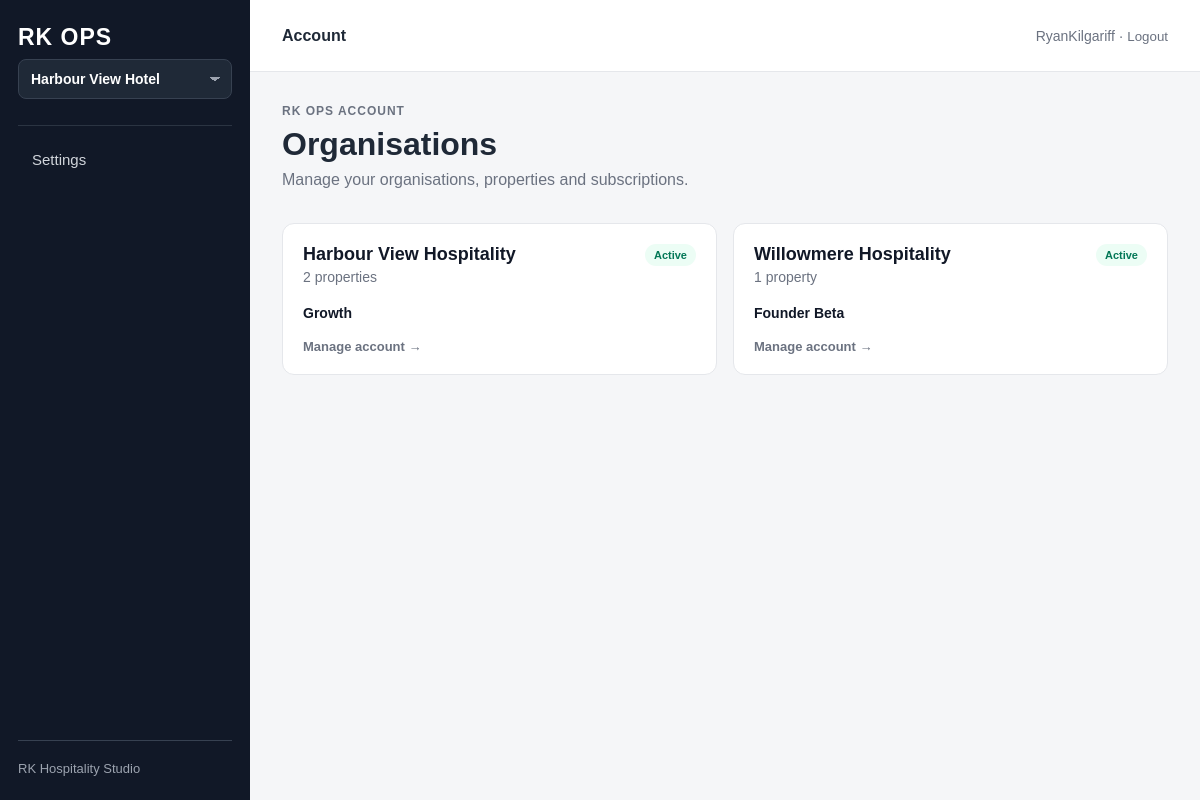
Page /account/ (signed in) on the earlier database version.
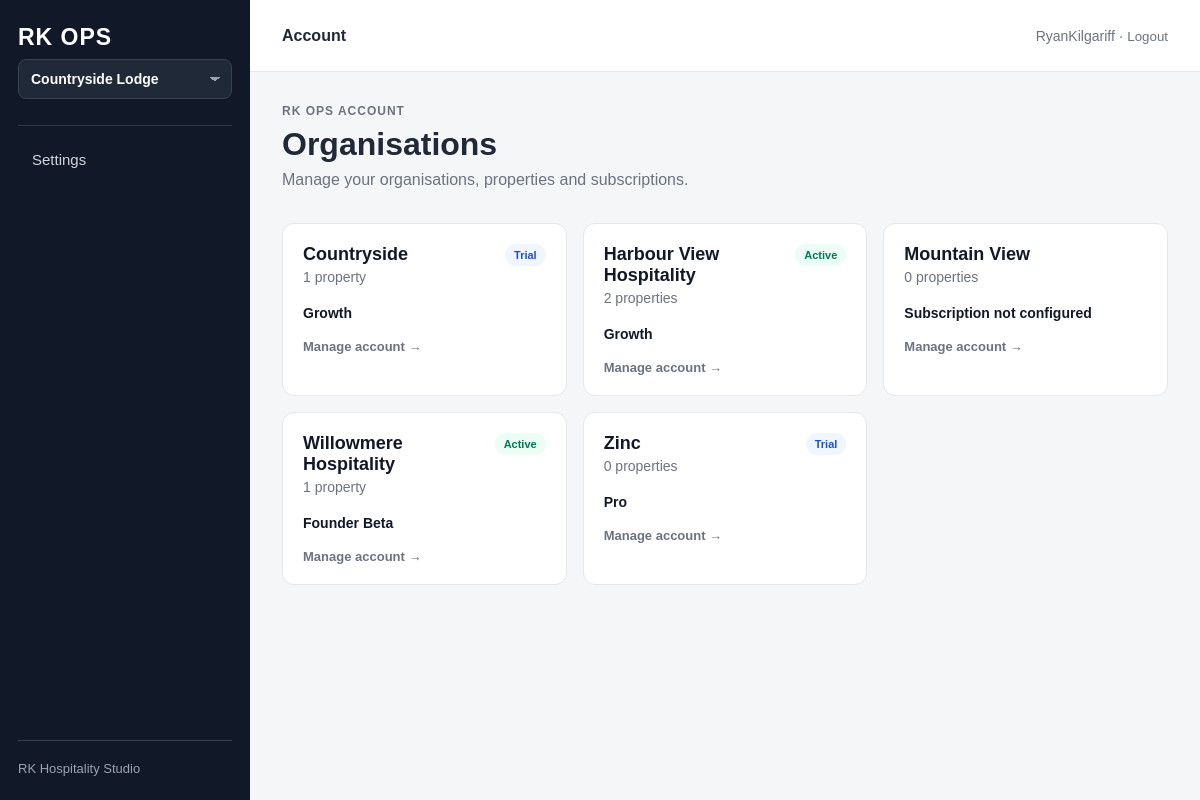
Same page on the later database version.
### properties/models.py (models this page shows, shortened)
class Organisation(models.Model):
    name = models.CharField(
        max_length=200,
    )
    slug = models.SlugField(
        unique=True,
    )
    owner = models.ForeignKey(
        settings.AUTH_USER_MODEL,
        on_delete=models.PROTECT,
        related_name="owned_organisations",
    )
    is_active = models.BooleanField(
        default=True,
    )
    created_at = models.DateTimeField(
        auto_now_add=True,
    )
    updated_at = models.DateTimeField(
        auto_now=True,
    )
    class Meta:
        ordering = ["name"]

class OrganisationSubscription(models.Model):
    class Plan(models.TextChoices):
        FOUNDER_BETA = "founder_beta", "Founder Beta"
        STARTER = "starter", "Starter"
        GROWTH = "growth", "Growth"
        PRO = "pro", "Pro"
    class Status(models.TextChoices):
        PENDING = "pending", "Pending setup"
        TRIAL = "trial", "Trial"
        ACTIVE = "active", "Active"
        PAST_DUE = "past_due", "Past Due"
        CANCELLED = "cancelled", "Cancelled"
        SUSPENDED = "suspended", "Suspended"
    class BillingProvider(models.TextChoices):
        MANUAL = "manual", "Manual"
        STRIPE = "stripe", "Stripe"
        PAYPAL = "paypal", "PayPal"
    PLAN_CONFIG = {
        Plan.FOUNDER_BETA: {
            "public": False,
            "monthly_price": 29,
            "property_limit": 5,
            "member_limit": 25,
            "features": [
                "Core operations dashboard",
                "Tasks and issues",
                "Checklists",
                "Handover",
                "Team access",
                "Recurring tasks",
                "Escalations",
            ],
        },
        Plan.STARTER: {
            "public": True,
            "monthly_price": 39,
            "property_limit": 1,
            "member_limit": 8,
            "features": [
                "Core operations dashboard",
                "Tasks and issues",
                "Checklists",
                "Handover",
                "Team access",
            ],
        },
        Plan.GROWTH: {
            "public": True,
            "monthly_price": 69,
            "property_limit": 3,
            "member_limit": 20,
            "features": [
                "Everything in Starter",
                "Recurring tasks",
                "Operational analytics",
                "Escalations",
            ],
        },
        Plan.PRO: {
            "public": True,
            "monthly_price": 119,
            "property_limit": 10,
            "member_limit": 50,
            "features": [
                "Everything in Growth",
                "Multi-property operations",
                "Advanced workload visibility",
                "Priority support",
            ],
        },
    }
    list_display = (
        "organisation",
        "plan",
        "status",
        "billing_provider",
        "provider_subscription_id",
        "property_limit",
        "member_limit",
        "updated_at",
    )
    list_filter = (
        "plan",
        "status",
        "billing_provider",
    )
    search_fields = (
        "organisation__name",
        "provider_event_id",
        "provider_reference",
    )
    billing_provider = models.CharField(
        max_length=20,
        choices=BillingProvider.choices,
        default=BillingProvider.MANUAL,
    )
    provider_customer_id = models.CharField(
        max_length=255,
        blank=True,
    )
    provider_subscription_id = models.CharField(
        max_length=255,
        blank=True,
    )
    provider_reference = models.CharField(
        max_length=255,
        blank=True,
    )
    billing_metadata = models.JSONField(
        default=dict,
        blank=True,
    )
    organisation = models.OneToOneField(
        Organisation,
        on_delete=models.CASCADE,
        related_name="subscription",
    )
    plan = models.CharField(
        max_length=30,
        choices=Plan.choices,
        default=Plan.FOUNDER_BETA,
    )
    status = models.CharField(
        max_length=20,
        choices=Status.choices,
        default=Status.ACTIVE,
    )
    property_limit = models.PositiveIntegerField(
        default=1,
    )
    member_limit = models.PositiveIntegerField(
        default=10,
    )
    trial_ends_at = models.DateTimeField(
        null=True,
        blank=True,
    )
    current_period_ends_at = models.DateTimeField(
        null=True,
        blank=True,
    )
    cancelled_at = models.DateTimeField(
        null=True,
        blank=True,
    )
    created_at = models.DateTimeField(
        auto_now_add=True,
    )
    updated_at = models.DateTimeField(
        auto_now=True,
    )

### operations/views.py (the view, shortened to what this page needs)
@login_required
def account_home(request):
    if request.user.is_superuser:
        organisations = (
            Organisation.objects
            .filter(is_active=True)
            .select_related("subscription")
            .order_by("name")
        )
    return render(
        request,
        "operations/account_home.html",
        {
            "organisations": organisations,
            "active_page": "account",
        },
    )

### operations/templates/operations/account_home.html (shortened to what this page needs)
{% extends "operations/base.html" %}
{% block topbar_title %}
Account
{% endblock %}
{% block content %}
<p class="page-eyebrow">
    RK Ops Account
</p>
<h1 class="page-title">
    Organisations
</h1>
<p class="page-subtitle">
    Manage your organisations, properties and subscriptions.
</p>
<section class="section">
    <div class="organisation-grid">
        {% for organisation in organisations %}
            <a
                href="{% url 'operations:organisation_account' organisation.slug %}"
                class="organisation-card"
            >
                <div class="organisation-card-header">
                    <div>
                        <h2 class="organisation-name">
                            {{ organisation.name }}
                        </h2>
                        <div class="task-meta">
                            {{ organisation.properties.count }}
                            propert{{ organisation.properties.count|pluralize:"y,ies" }}
                        </div>
                    </div>
                    {% if organisation.subscription %}
                        <span
                            class="
                                organisation-status
                                organisation-status-{{ organisation.subscription.status }}
                            "
                        >
                            {{ organisation.subscription.get_status_display }}
                        </span>
                    {% endif %}
                </div>
                {% if organisation.subscription %}
                    <div class="organisation-plan">
                        {{ organisation.subscription.get_plan_display }}
                    </div>
                {% else %}
                    <div class="organisation-plan">
                        Subscription not configured
                    </div>
                {% endif %}
                <div class="organisation-open">
                    Manage account →
                </div>
            </a>
        {% empty %}
            <div class="empty-state">
                You do not currently have access to any organisations.
            </div>
        {% endfor %}
    </div>
</section>
{% endblock %}

### operations/templates/operations/base.html (shortened to what this page needs)
<!DOCTYPE html>
<html lang="en">
<head>
</head>
<body>
<div class="app-shell">
    <aside class="sidebar">
        <div class="brand">
            RK OPS
        </div>
        <div class="property-switcher">
            {% if accessible_properties|length > 1 %}
                <select
                    onchange="if (this.value) window.location.href=this.value;"
                    class="property-select"
                >
                    {% for available_property in accessible_properties %}
                        <option
                            value="{% url 'operations:dashboard' available_property.slug %}"
                        >
                            {{ available_property.name }}
                        </option>
                    {% endfor %}
                </select>
            {% else %}
                <div class="property-name">
                    {{ property.name|default:"Operations" }}
                </div>
            {% endif %}
        </div>
        <nav class="nav">
            <div class="nav-divider"></div>
            <a
                href="#"
                class="nav-link"
            >
                Settings
            </a>
        </nav>
        <div class="sidebar-footer">
            RK Hospitality Studio
        </div>
    </aside>
    <div class="main">
        <header class="topbar">
            <div class="topbar-title">
                {% block topbar_title %}{% endblock %}
            </div>
            <div class="user-area">
                {% if request.user.is_authenticated %}
                    {{ request.user.username }}
                    ·
                    <form
                        method="post"
                        action="{% url 'logout' %}"
                        style="display: inline;"
                    >
                        <button
                            type="submit"
                            style="
                                border: 0;
                                background: none;
                                padding: 0;
                                color: #6b7280;
                                cursor: pointer;
                            "
                        >
                            Logout
                        </button>
                    </form>
                {% endif %}
            </div>
        </header>
        <main class="content">
            {% block content %}
            {% endblock %}
        </main>
    </div>
</div>
</body>
</html>

Differences in the rows shown:
added Organisation: name "Countryside", properties.count "1", subscription.status "Trial", subscription.plan "Growth"
added Organisation: name "Mountain View", properties.count "0", shows "Subscription not configured"
added Organisation: name "Zinc", properties.count "0", subscription.status "Trial", subscription.plan "Pro"
Other differences:
form field value: "Harbour View Hotel" → "Countryside Lodge"
